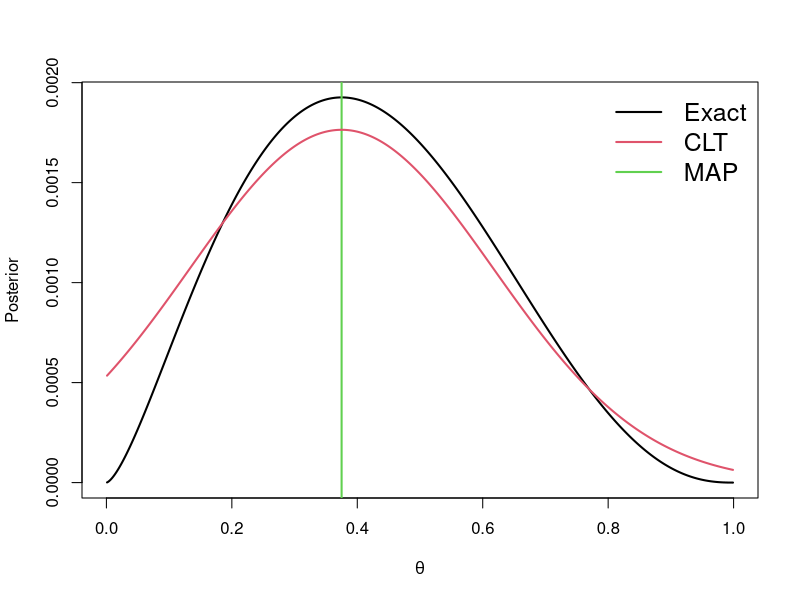
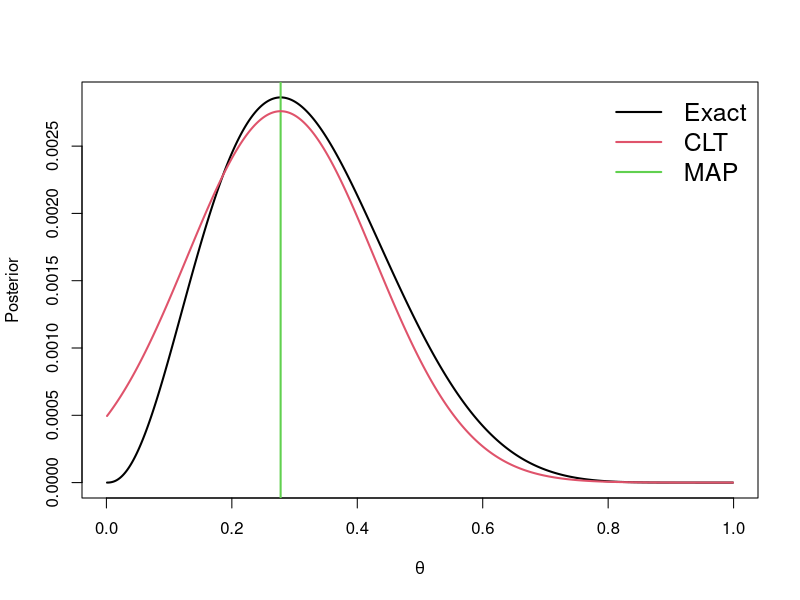
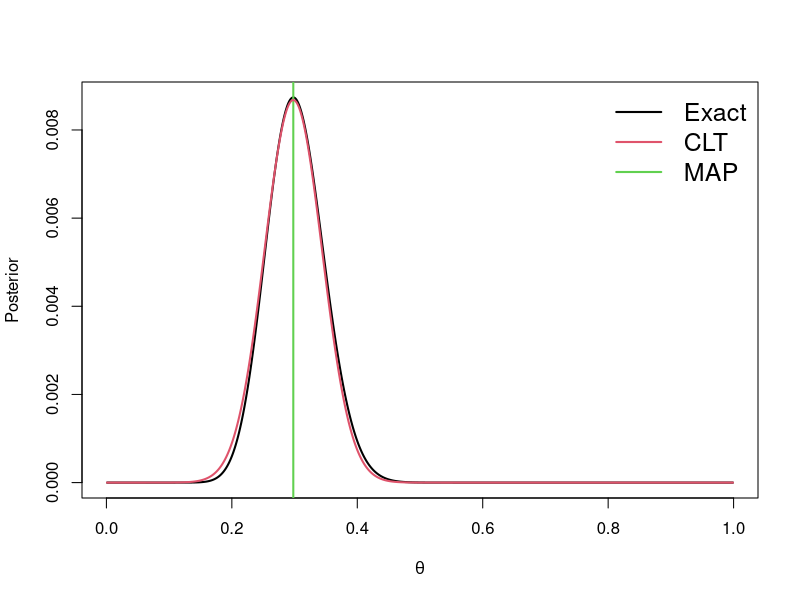

Recreate these plots in R, in order.
#Bayesian Central Limit Theorem Approximation

theta <- seq(0.001,0.999,.001) # Grid of thetas for plotting
Y     <- 2                     # The data
n     <- 5

# Compute the posterior mean and Fisher information matrix

A         <- Y-0.5
B         <- n-Y-0.5
theta_MAP <- A/(A+B)
Info      <- A/theta_MAP^2+B/(1-theta_MAP)^2

# Plot the true and approximate posteriors

post1 <- dbinom(Y,n,theta)*dbeta(theta,0.5,0.5)
post1 <- post1/sum(post1)
post2 <- dnorm(theta,theta_MAP,sqrt(1/Info))
post2 <- post2/sum(post2)

plot(theta,post1,type="l",lwd=2,
     xlab=expression(theta),ylab="Posterior")
abline(v=theta_MAP,col=3,lwd=2)
lines(theta,post2,col=2,lwd=2)
legend("topright",c("Exact","CLT","MAP"),bty="n",col=1:3,cex=1.5,lwd=2)

theta <- seq(0.001,0.999,.001) # Grid of thetas for plotting
Y     <- 3                     # The data
n     <- 10

# Compute the posterior mean and Fisher information matrix

A         <- Y-0.5
B         <- n-Y-0.5
theta_MAP <- A/(A+B)
Info      <- A/theta_MAP^2+B/(1-theta_MAP)^2

# Plot the true and approximate posteriors

post1 <- dbinom(Y,n,theta)*dbeta(theta,0.5,0.5)
post1 <- post1/sum(post1)
post2 <- dnorm(theta,theta_MAP,sqrt(1/Info))
post2 <- post2/sum(post2)

plot(theta,post1,type="l",lwd=2,
     xlab=expression(theta),ylab="Posterior")
abline(v=theta_MAP,col=3,lwd=2)
lines(theta,post2,col=2,lwd=2)
legend("topright",c("Exact","CLT","MAP"),bty="n",col=1:3,cex=1.5,lwd=2)

theta <- seq(0.001,0.999,.001) # Grid of thetas for plotting
Y     <- 30                    # The data
n     <- 100

# Compute the posterior mean and Fisher information matrix

A         <- Y-0.5
B         <- n-Y-0.5
theta_MAP <- A/(A+B)
Info      <- A/theta_MAP^2+B/(1-theta_MAP)^2

# Plot the true and approximate posteriors

post1 <- dbinom(Y,n,theta)*dbeta(theta,0.5,0.5)
post1 <- post1/sum(post1)
post2 <- dnorm(theta,theta_MAP,sqrt(1/Info))
post2 <- post2/sum(post2)

plot(theta,post1,type="l",lwd=2,
     xlab=expression(theta),ylab="Posterior")
abline(v=theta_MAP,col=3,lwd=2)
lines(theta,post2,col=2,lwd=2)
legend("topright",c("Exact","CLT","MAP"),bty="n",col=1:3,cex=1.5,lwd=2)
